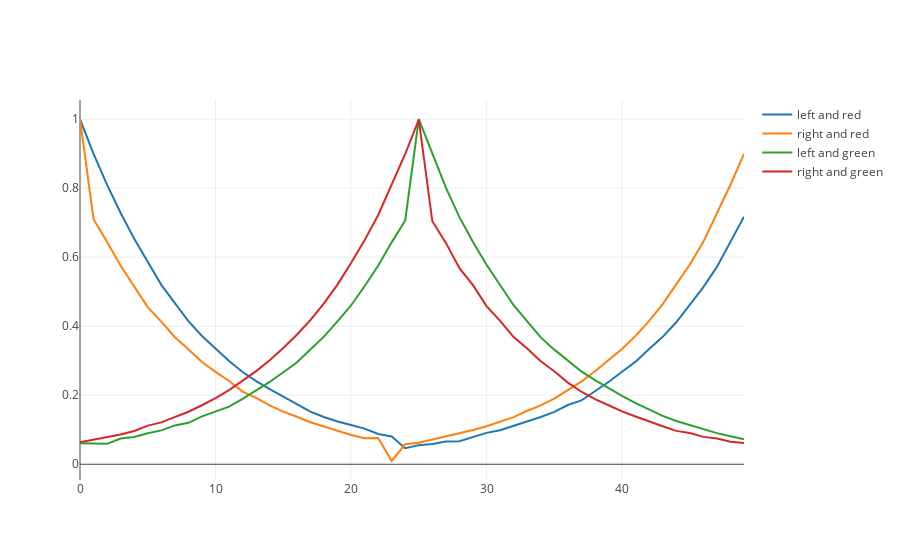

Notebook code cell kept with this figure:
### Code cell
TD(50,50000,.1,.9,.5)
#inputs: nstates,nepisodes,lrate,gamma,td_lambda
